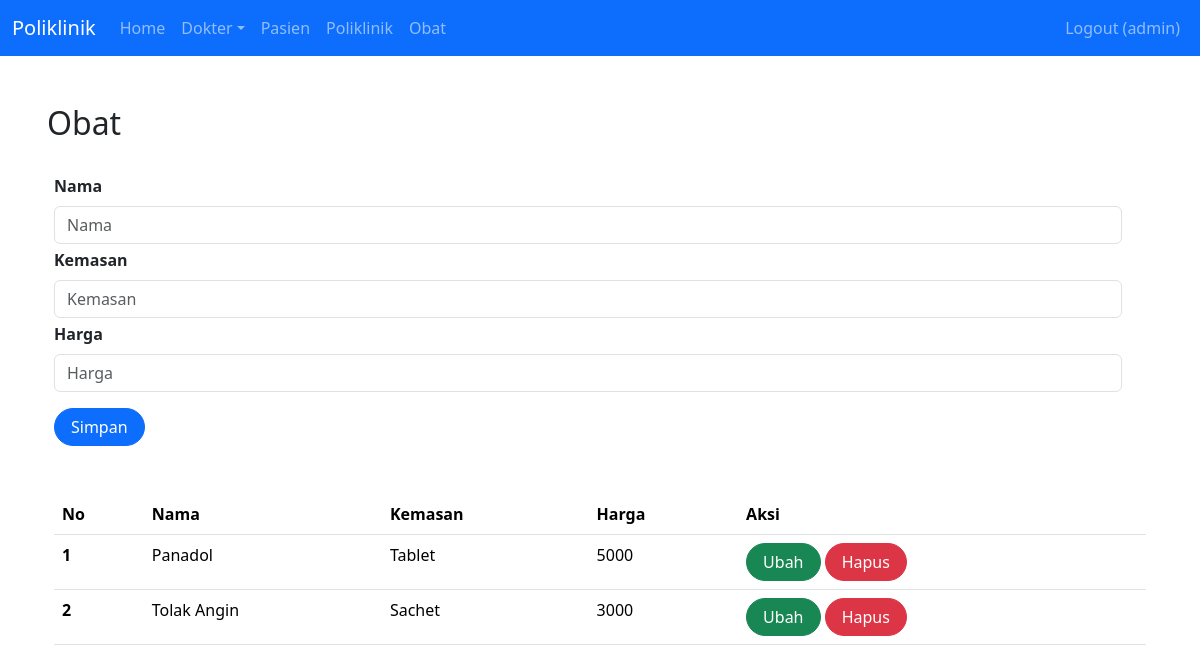
Page /index.php?page=obat (signed in) on the committed database.
### tables this page shows
CREATE TABLE `obat` (
  `id` int(11) NOT NULL,
  `nama_obat` varchar(50) NOT NULL,
  `kemasan` varchar(35) NOT NULL,
  `harga` int(11) NOT NULL
);

### obat.php (the view, shortened to what this page needs)
<h2 class="row mt-5" style="margin-left: 5px">Obat</h2>
<br>
<div class="container"  style="Margin-Bottom: 50px">
    <form class="form row" method="POST" action="" name="myForm" onsubmit="return(validate());">
        <?php
        $nama_obat = '';
        $kemasan = '';
        $harga = '';
        ?>
        <div class="row">
            <label for="inputNama" class="form-label fw-bold">
                Nama
            </label>
            <div>
                <input type="text" class="form-control" name="nama_obat" id="inputNama" placeholder="Nama" value="<?php echo $nama_obat ?>">
            </div>
        </div>
        <div class="row mt-1">
            <label for="inputKemasan" class="form-label fw-bold">
                Kemasan
            </label>
            <div>
                <input type="text" class="form-control" name="kemasan" id="inputKemasan" placeholder="Kemasan" value="<?php echo $kemasan ?>">
            </div>
        </div>
        <div class="row mt-1">
            <label for="inputHarga" class="form-label fw-bold">
                Harga
            </label>
            <div>
                <input type="text" class="form-control" name="harga" id="inputHarga" placeholder="Harga" value="<?php echo $harga ?>">
            </div>
        </div>
        <div class="row mt-3">
            <div class=col>
                <button type="submit" class="btn btn-primary rounded-pill px-3 mt-auto" name="simpan">Simpan</button>
            </div>
        </div>
    </form>
    <br>
    <br>
    <table class="table table-hover">
        <thead>
            <tr>
                <th scope="col">No</th>
                <th scope="col">Nama</th>
                <th scope="col">Kemasan</th>
                <th scope="col">Harga</th>
                <th scope="col">Aksi</th>
            </tr>
        </thead>
        <tbody>
            <?php
            $result = mysqli_query($mysqli, "SELECT * FROM obat");
            $no = 1;
            while ($data = mysqli_fetch_array($result)) {
            ?>
                <tr>
                    <th scope="row"><?php echo $no++ ?></th>
                    <td><?php echo $data['nama_obat'] ?></td>
                    <td><?php echo $data['kemasan'] ?></td>
                    <td><?php echo $data['harga'] ?></td>
                    <td>
                        <a class="btn btn-success rounded-pill px-3" href="index.php?page=obat&id=<?php echo $data['id'] ?>">Ubah</a>
                        <a class="btn btn-danger rounded-pill px-3" href="index.php?page=obat&id=<?php echo $data['id'] ?>&aksi=hapus">Hapus</a>
                    </td>
                </tr>
            <?php
            }
            ?>
        </tbody>
    </table>

### rows in the picture
obat: nama_obat "Panadol", kemasan "Tablet", harga "5000"
obat: nama_obat "Tolak Angin", kemasan "Sachet", harga "3000"

### other values in the picture
$_SESSION['username'] "admin"
